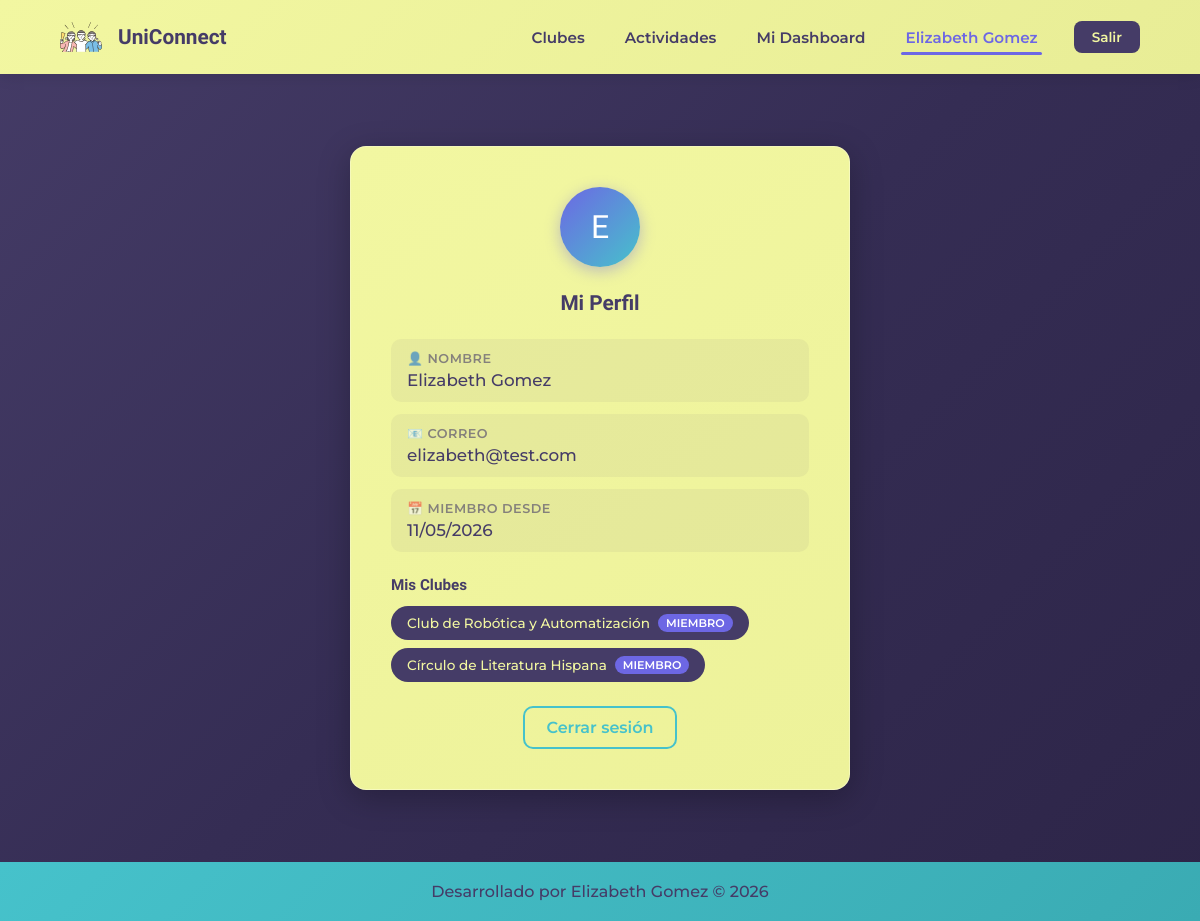
The app's page /perfil.php (signed in) with its own data.
### tables this page shows
CREATE TABLE `usuarios` (
  `id_usuario` int(11) NOT NULL,
  `nombre` varchar(100) NOT NULL,
  `email` varchar(150) NOT NULL,
  `password_hash` varchar(255) NOT NULL,
  `fecha_registro` datetime DEFAULT current_timestamp()
);

CREATE TABLE `miembros_club` (
  `id_miembro` int(11) NOT NULL,
  `id_usuario` int(11) NOT NULL,
  `id_club` int(11) NOT NULL,
  `fecha_union` datetime DEFAULT current_timestamp(),
  `rol` varchar(30) DEFAULT 'miembro'
);

CREATE TABLE `clubes` (
  `id_club` int(11) NOT NULL,
  `nombre_club` varchar(100) NOT NULL,
  `descripcion` text DEFAULT NULL,
  `categoria` varchar(50) DEFAULT NULL
);

### perfil.php (the view, shortened to what this page needs)
<?php
$conexionbd = conectar_bd();
$id_usuario = $_SESSION['id_usuario'];
$stmt = mysqli_prepare($conexionbd, "SELECT nombre, email, fecha_registro FROM usuarios WHERE id_usuario = ?");
mysqli_stmt_bind_param($stmt, "i", $id_usuario);
mysqli_stmt_execute($stmt);
$res = mysqli_stmt_get_result($stmt);
$usuario = mysqli_fetch_assoc($res);
$stmt_clubes = mysqli_prepare($conexionbd,
    "SELECT c.nombre_club, mc.fecha_union, mc.rol
     FROM miembros_club mc
     INNER JOIN clubes c ON mc.id_club = c.id_club
     WHERE mc.id_usuario = ?
     ORDER BY mc.fecha_union DESC");
mysqli_stmt_bind_param($stmt_clubes, "i", $id_usuario);
mysqli_stmt_execute($stmt_clubes);
$res_clubes = mysqli_stmt_get_result($stmt_clubes);
?>
<!DOCTYPE html>
<html lang="es-mx">
<head>
    <link rel="stylesheet" href="./styles/style.css">
    <link rel="stylesheet" href="./styles/style_perfil.css">
</head>
<body>
    <?php include("includes/header_privado.php"); ?>
    <main class="perfil_contenedor">
        <div class="perfil_card animacion-entrada">
            <div class="perfil_avatar">
                <?php echo strtoupper(substr($usuario['nombre'], 0, 1)); ?>
            </div>
            <h2 class="perfil_titulo">Mi Perfil</h2>
            <div class="perfil_info">
                <div class="perfil_campo">
                    <span class="perfil_label">👤 Nombre</span>
                    <span class="perfil_valor"><?php echo htmlspecialchars($usuario['nombre']); ?></span>
                </div>
                <div class="perfil_campo">
                    <span class="perfil_label">📧 Correo</span>
                    <span class="perfil_valor"><?php echo htmlspecialchars($usuario['email']); ?></span>
                </div>
                <div class="perfil_campo">
                    <span class="perfil_label">📅 Miembro desde</span>
                    <span class="perfil_valor"><?php echo date('d/m/Y', strtotime($usuario['fecha_registro'])); ?></span>
                </div>
            </div>
            <?php if (mysqli_num_rows($res_clubes) > 0): ?>
            <div class="perfil_clubes">
                <h3>Mis Clubes</h3>
                <div class="perfil_clubes_lista">
                    <?php while($club = mysqli_fetch_assoc($res_clubes)): ?>
                    <div class="perfil_club_tag">
                        <?php echo htmlspecialchars($club['nombre_club']); ?>
                        <span class="perfil_club_rol"><?php echo htmlspecialchars($club['rol']); ?></span>
                    </div>
                    <?php endwhile; ?>
                </div>
            </div>
            <?php endif; ?>
            <div class="perfil_botones">
                <a href="cerrar_sesion.php" class="boton_secundario" id="btn-cerrar-sesion">Cerrar sesión</a>
            </div>
        </div>
    </main>
    <?php include("includes/footer.php"); ?>
</body>
</html>

### styles/style.css (style rules this page uses)
:root { --color-primario:#453C67; --color-secundario:#F2F7A1; --color-terciario:#46C2CB; --color-cuaternario:#6D67E4; --fuente-montserrat:"Montserrat", sans-serif; --fuente-krona:"Krona One", sans-serif; --sombra-suave: 0 4px 20px rgba(0, 0, 0, 0.15); --sombra-elevada: 0 8px 32px rgba(0, 0, 0, 0.25); --gradiente-fondo: linear-gradient(135deg, #453C67 0%, #352d54 50%, #2d2548 100%); --transicion: 0.3s cubic-bezier(0.4, 0, 0.2, 1); }
* { padding:0; margin: 0; box-sizing: border-box; }
body { background: var(--gradiente-fondo); color: var(--color-secundario); display: flex; flex-direction: column; min-height: 100vh; font-family: var(--fuente-montserrat); }
main { flex: 1; }
.boton_secundario { background-color: transparent; border: 2px solid var(--color-terciario); color: var(--color-terciario); padding: 10px 22px; border-radius: 10px; font-size: 1rem; font-family: var(--fuente-montserrat); font-weight: 600; cursor: pointer; text-decoration: none; display: inline-block; transition: var(--transicion); text-align: center; }
.animacion-entrada { opacity: 0; transform: translateY(30px); transition: opacity 0.6s ease, transform 0.6s ease; }
.animacion-entrada.visible { opacity: 1; transform: translateY(0); }

### styles/style_perfil.css (style rules this page uses)
.perfil_contenedor { display: flex; justify-content: center; align-items: center; padding: 6% 5%; }
.perfil_card { background: linear-gradient(145deg, #F2F7A1 0%, #edf29a 100%); padding: 40px; border-radius: 16px; width: 100%; max-width: 500px; display: flex; flex-direction: column; align-items: center; gap: 24px; box-shadow: var(--sombra-elevada); border: 1px solid rgba(255, 255, 255, 0.3); }
.perfil_avatar { width: 80px; height: 80px; border-radius: 50%; background: linear-gradient(135deg, var(--color-cuaternario), var(--color-terciario)); display: flex; align-items: center; justify-content: center; font-family: var(--fuente-krona); font-size: 2rem; color: white; box-shadow: 0 4px 15px rgba(109, 103, 228, 0.4); }
.perfil_titulo { font-family: var(--fuente-krona); text-align: center; color: var(--color-primario); font-size: 1.3rem; }
.perfil_info { width: 100%; display: flex; flex-direction: column; gap: 12px; }
.perfil_campo { display: flex; flex-direction: column; gap: 4px; padding: 12px 16px; background: rgba(69, 60, 103, 0.06); border-radius: 10px; }
.perfil_label { font-family: var(--fuente-montserrat); font-size: 0.8rem; color: var(--color-primario); opacity: 0.6; font-weight: 600; text-transform: uppercase; letter-spacing: 0.5px; }
.perfil_valor { font-family: var(--fuente-montserrat); color: var(--color-primario); font-size: 1.05rem; font-weight: 500; }
.perfil_clubes { width: 100%; }
.perfil_clubes h3 { font-family: var(--fuente-krona); color: var(--color-primario); font-size: 0.95rem; margin-bottom: 12px; }
.perfil_clubes_lista { display: flex; flex-wrap: wrap; gap: 8px; }
.perfil_club_tag { background: var(--color-primario); color: var(--color-secundario); padding: 8px 16px; border-radius: 20px; font-family: var(--fuente-montserrat); font-size: 0.85rem; font-weight: 500; display: flex; align-items: center; gap: 8px; }
.perfil_club_rol { background: var(--color-cuaternario); color: white; padding: 2px 8px; border-radius: 12px; font-size: 0.7rem; font-weight: 600; text-transform: uppercase; }
.perfil_botones { display: flex; justify-content: center; gap: 15px; width: 100%; }

### records on screen
usuarios: nombre "E", nombre "Elizabeth Gomez", email "elizabeth@test.com", fecha_registro "11/05/2026"
miembros_club: id_club.nombre_club "Club de Robótica y Automatización", rol "MIEMBRO"
miembros_club: id_club.nombre_club "Círculo de Literatura Hispana", rol "MIEMBRO"

### other values on screen
$_SESSION['nombre'] "Elizabeth Gomez"
